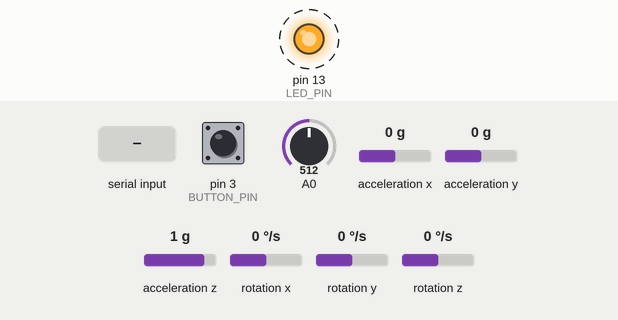
Simulated run of this sketch. Board: Arduino Leonardo, built with avr-gcc and run on an emulated ATmega32U4. Parts: output pins drawn as LEDs (lit = HIGH). Dashed ring = blinking. The inputs (shaded band) are chosen by the test bench; at power-on: pin 3 (BUTTON_PIN) LOW, A0 = 512, acceleration x 0 g, acceleration y 0 g, acceleration z 1 g, rotation x 0 °/s, rotation y 0 °/s, rotation z 0 °/s. The sensor or clock chip raises its interrupt line as the real part does; what the sketch prints to the serial monitor is not drawn.

Above: at 1.7 s.
1.8 s: "1\n" received over Serial
Timing chart, 0 to 10.8 s (numbered marks = the images above; inputs shaded):
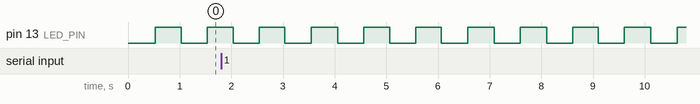

Measured:
- by itself, pin 13 (LED_PIN): alternates HIGH for 0.51 s and LOW for 0.51 s

The sketch:

Gyro_Sensor_Code_1.ino
```cpp
// 6/21/2012 by Jeff Rowberg <jeff@rowberg.net>
// Updates should (hopefully) always be available at https://github.com/jrowberg/i2cdevlib
//
// Changelog:
//      2013-05-08 - added seamless Fastwire support
//                 - added note about gyro calibration
//      2012-06-21 - added note about Arduino 1.0.1 + Leonardo compatibility error
//      2012-06-20 - improved FIFO overflow handling and simplified read process
//      2012-06-19 - completely rearranged DMP initialization code and simplification
//      2012-06-13 - pull gyro and accel data from FIFO packet instead of reading directly
//      2012-06-09 - fix broken FIFO read sequence and change interrupt detection to RISING
//      2012-06-05 - add gravity-compensated initial reference frame acceleration output
//                 - add 3D math helper file to DMP6 example sketch
//                 - add Euler output and Yaw/Pitch/Roll output formats
//      2012-06-04 - remove accel offset clearing for better results (thanks Sungon Lee)
//      2012-06-01 - fixed gyro sensitivity to be 2000 deg/sec instead of 250
//      2012-05-30 - basic DMP initialization working

/* ============================================
  I2Cdev device library code is placed under the MIT license
  Copyright (c) 2012 Jeff Rowberg

  Permission is hereby granted, free of charge, to any person obtaining a copy
  of this software and associated documentation files (the "Software"), to deal
  in the Software without restriction, including without limitation the rights
  to use, copy, modify, merge, publish, distribute, sublicense, and/or sel
  copies of the Software, and to permit persons to whom the Software is
  furnished to do so, subject to the following conditions:

  The above copyright notice and this permission notice shall be included in
  all copies or substantial portions of the Software.

  THE SOFTWARE IS PROVIDED "AS IS", WITHOUT WARRANTY OF ANY KIND, EXPRESS OR
  IMPLIED, INCLUDING BUT NOT LIMITED TO THE WARRANTIES OF MERCHANTABILITY,
  FITNESS FOR A PARTICULAR PURPOSE AND NONINFRINGEMENT. IN NO EVENT SHALL THE
  AUTHORS OR COPYRIGHT HOLDERS BE LIABLE FOR ANY CLAIM, DAMAGES OR OTHER
  LIABILITY, WHETHER IN AN ACTION OF CONTRACT, TORT OR OTHERWISE, ARISING FROM,
  OUT OF OR IN CONNECTION WITH THE SOFTWARE OR THE USE OR OTHER DEALINGS IN
  THE SOFTWARE.
  ===============================================
*/

// I2Cdev and MPU6050 must be installed as libraries, or else the .cpp/.h files
// for both classes must be in the include path of your project
#include "I2Cdev.h"

#include "MPU6050_6Axis_MotionApps20.h"
#include "MPU6050.h" // not necessary if using MotionApps include file

// Arduino Wire library is required if I2Cdev I2CDEV_ARDUINO_WIRE implementation
// is used in I2Cdev.h
#if I2CDEV_IMPLEMENTATION == I2CDEV_ARDUINO_WIRE
#include "Wire.h"
#endif

// class default I2C address is 0x68
// specific I2C addresses may be passed as a parameter here
// AD0 low = 0x68 (default for SparkFun breakout and InvenSense evaluation board)
// AD0 high = 0x69
MPU6050 mpu;
// MPU6050 mpu(0x69); // <-- use for AD0 high

/* =========================================================================
   NOTE: In addition to connection 3.3v, GND, SDA, and SCL, this sketch
   depends on the MPU-6050's INT pin being connected to the Arduino's
   external interrupt #0 pin. On the Arduino Uno and Mega 2560, this is
   digital I/O pin 2.
   ========================================================================= */

/* =========================================================================
   NOTE: Arduino v1.0.1 with the Leonardo board generates a compile error
   when using Serial.write(buf, len). The Teapot output uses this method.
   The solution requires a modification to the Arduino USBAPI.h file, which
   is fortunately simple, but annoying. This will be fixed in the next IDE
   release. For more info, see these links:

   http://arduino.cc/forum/index.php/topic,109987.0.html
   http://code.google.com/p/arduino/issues/detail?id=958
   ========================================================================= */

// uncomment "OUTPUT_QSAVI_GLOVE" for the output to Unity
// Data Packet format is: cali,wPalm,xPalm,yPalm,zPalm,indBase,indknuckle, thumbCurl,thumbLateral,midBase,midknuckle
#define OUTPUT_QSAVI_GLOVE

// uncomment "OUTPUT_READABLE_QUATERNION" if you want to see the actual
// quaternion components in a [w, x, y, z] format (not best for parsing
// on a remote host such as Processing or something though)
//#define OUTPUT_READABLE_QUATERNION

// uncomment "OUTPUT_READABLE_EULER" if you want to see Euler angles
// (in degrees) calculated from the quaternions coming from the FIFO.
// Note that Euler angles suffer from gimbal lock (for more info, see
// http://en.wikipedia.org/wiki/Gimbal_lock)
//#define OUTPUT_READABLE_EULER

// uncomment "OUTPUT_READABLE_YAWPITCHROLL" if you want to see the yaw/
// pitch/roll angles (in degrees) calculated from the quaternions coming
// from the FIFO. Note this also requires gravity vector calculations.
// Also note that yaw/pitch/roll angles suffer from gimbal lock (for
// more info, see: http://en.wikipedia.org/wiki/Gimbal_lock)
//#define OUTPUT_READABLE_YAWPITCHROLL

// uncomment "OUTPUT_READABLE_REALACCEL" if you want to see acceleration
// components with gravity removed. This acceleration reference frame is
// not compensated for orientation, so +X is always +X according to the
// sensor, just without the effects of gravity. If you want acceleration
// compensated for orientation, us OUTPUT_READABLE_WORLDACCEL instead.
//#define OUTPUT_READABLE_REALACCEL

// uncomment "OUTPUT_READABLE_WORLDACCEL" if you want to see acceleration
// components with gravity removed and adjusted for the world frame of
// reference (yaw is relative to initial orientation, since no magnetometer
// is present in this case). Could be quite handy in some cases.
//#define OUTPUT_READABLE_WORLDACCEL

// uncomment "OUTPUT_TEAPOT" if you want output that matches the
// format used for the InvenSense teapot demo
//#define OUTPUT_TEAPOT

// This defines the calibrating button sensor. This sets the yaw/pitch/roll to 0/0/0
// on the arduino if the button is pressed.
#define BUTTON_PIN 3
#define POTBASE 2

#define LED_PIN 13 // (Arduino is 13, Teensy is 11, Teensy++ is 6)
bool blinkState = false;

// MPU control/status vars
bool dmpReady = false;  // set true if DMP init was successful
uint8_t mpuIntStatus;   // holds actual interrupt status byte from MPU
uint8_t devStatus;      // return status after each device operation (0 = success, !0 = error)
uint16_t packetSize;    // expected DMP packet size (default is 42 bytes)
uint16_t fifoCount;     // count of all bytes currently in FIFO
uint8_t fifoBuffer[64]; // FIFO storage buffer


// orientation/motion vars
Quaternion q;           // [w, x, y, z]         quaternion container
VectorInt16 aa;         // [x, y, z]            accel sensor measurements
VectorInt16 aaReal;     // [x, y, z]            gravity-free accel sensor measurements
VectorInt16 aaWorld;    // [x, y, z]            world-frame accel sensor measurements
VectorFloat gravity;    // [x, y, z]            gravity vector
float euler[3];         // [psi, theta, phi]    Euler angle container
float ypr[3];           // [yaw, pitch, roll]   yaw/pitch/roll container and gravity vector


// packet structure for InvenSense teapot demo
uint8_t teapotPacket[14] = { '$', 0x02, 0, 0, 0, 0, 0, 0, 0, 0, 0x00, 0x00, '\r', '\n' };


// ================================================================
// ===               INTERRUPT DETECTION ROUTINE                ===
// ================================================================

volatile bool mpuInterrupt = false;     // indicates whether MPU interrupt pin has gone high
void dmpDataReady() {
  mpuInterrupt = true;
}

// ================================================================
// ===                       DATA SENDING                       ===
// ================================================================

// Will be un-used
#define SEND_DELAY 100 // ms
#define WAIT_FOR_REQUEST_BEFORE_SENDING_DATA

// ================================================================
// ===                          TIMING                          ===
// ================================================================

#define HEARBEAT_LED_BLINK_TIME 500 // ms
unsigned long lastHearbeadLedBlinkTime = 0;

// ================================================================
// ===                      INITIAL SETUP                       ===
// ================================================================

void setup() {
  // join I2C bus (I2Cdev library doesn't do this automatically)
#if I2CDEV_IMPLEMENTATION == I2CDEV_ARDUINO_WIRE
  Wire.begin();
  TWBR = 24; // 400kHz I2C clock (200kHz if CPU is 8MHz)
#elif I2CDEV_IMPLEMENTATION == I2CDEV_BUILTIN_FASTWIRE
  Fastwire::setup(400, true);
#endif

  // initialize serial communication
  // (115200 chosen because it is required for Teapot Demo output, but it's
  // really up to you depending on your project)
  Serial.begin(115200);
  while (!Serial); // wait for Leonardo enumeration, others continue immediately

  // NOTE: 8MHz or slower host processors, like the Teensy @ 3.3v or Ardunio
  // Pro Mini running at 3.3v, cannot handle this baud rate reliably due to
  // the baud timing being too misaligned with processor ticks. You must use
  // 38400 or slower in these cases, or use some kind of external separate
  // crystal solution for the UART timer.

  // initialize device
  //    Serial.println(F("Initializing I2C devices..."));
  mpu.initialize();

  // verify connection
  //    Serial.println(F("Testing device connections..."));
  //    Serial.println(mpu.testConnection() ? F("MPU6050 connection successful") : F("MPU6050 connection failed"));
  /*
      // wait for ready
      Serial.println(F("\nSend any character to begin DMP programming and demo: "));
      while (Serial.available() && Serial.read()); // empty buffer
      while (!Serial.available());                 // wait for data
      while (Serial.available() && Serial.read()); // empty buffer again
  */
  // load and configure the DMP
  //    Serial.println(F("Initializing DMP..."));
  devStatus = mpu.dmpInitialize();

  // supply your own gyro offsets here, scaled for min sensitivity
  mpu.setXGyroOffset(220);
  mpu.setYGyroOffset(76);
  mpu.setZGyroOffset(-85);
  mpu.setZAccelOffset(1788); // 1688 factory default for my test chip

  // make sure it worked (returns 0 if so)
  if (devStatus == 0) {
    // turn on the DMP, now that it's ready
    //        Serial.println(F("Enabling DMP..."));
    mpu.setDMPEnabled(true);

    // enable Arduino interrupt detection
    //        Serial.println(F("Enabling interrupt detection (Arduino external interrupt 0)..."));
    attachInterrupt(0, dmpDataReady, RISING);
    mpuIntStatus = mpu.getIntStatus();

    // set our DMP Ready flag so the main loop() function knows it's okay to use it
    //        Serial.println(F("DMP ready! Waiting for first interrupt..."));
    dmpReady = true;

    // get expected DMP packet size for later comparison
    packetSize = mpu.dmpGetFIFOPacketSize();
  } else {
    // ERROR!
    // 1 = initial memory load failed
    // 2 = DMP configuration updates failed
    // (if it's going to break, usually the code will be 1)
    Serial.print(F("DMP Initialization failed (code "));
    Serial.print(devStatus);
    Serial.println(F(")"));
  }

  // configure LED for output
  pinMode(LED_PIN, OUTPUT);
  // Configure button for input
  pinMode(BUTTON_PIN, INPUT);
  pinMode(POTBASE,INPUT);

}


// ================================================================
// ===                    MAIN PROGRAM LOOP                     ===
// ================================================================

void loop() {
  // if programming failed, don't try to do anything
  if (!dmpReady) return;

  // wait for MPU interrupt or extra packet(s) available
  while (!mpuInterrupt && fifoCount < packetSize) {
    // other program behavior stuff here
    // .
    // .
    // .
    // if you are really paranoid you can frequently test in between other
    // stuff to see if mpuInterrupt is true, and if so, "break;" from the
    // while() loop to immediately process the MPU data
    // .
    // .
    // .
  }


    // Button Condition Variable
    int buttonState = 0;
  // reset interrupt flag and get INT_STATUS byte
  mpuInterrupt = false;
  mpuIntStatus = mpu.getIntStatus();

  // get current FIFO count
  fifoCount = mpu.getFIFOCount();

  // check for overflow (this should never happen unless our code is too inefficient)
  if ((mpuIntStatus & 0x10) || fifoCount == 1024) {
    // reset so we can continue cleanly
    mpu.resetFIFO();
    Serial.println(F("FIFO overflow!"));

    // otherwise, check for DMP data ready interrupt (this should happen frequently)
  } else if (mpuIntStatus & 0x02) {
    // wait for correct available data length, should be a VERY short wait
    while (fifoCount < packetSize) fifoCount = mpu.getFIFOCount();

    // read a packet from FIFO
    mpu.getFIFOBytes(fifoBuffer, packetSize);

    // track FIFO count here in case there is > 1 packet available
    // (this lets us immediately read more without waiting for an interrupt)
    fifoCount -= packetSize;

    //Serial.println("Get new data!");

#ifdef OUTPUT_QSAVI_GLOVE

#ifdef WAIT_FOR_REQUEST_BEFORE_SENDING_DATA
    // Wait for request (any 1 byte)
    while (Serial.available() > 0) {
      if (Serial.read() > 0) {
#endif


        mpu.dmpGetQuaternion(&q, fifoBuffer);


        Serial.print("0,"); // used for calibration
        Serial.print(q.w);
        Serial.print(",");
        Serial.print(q.x);
        Serial.print(",");
        Serial.print(q.y);
        Serial.print(",");
        Serial.print(q.z);
        Serial.print(",");


        Serial.print(analogRead(0));
        Serial.print(",");

        Serial.println("0,0,0"); // used during testing only

#ifdef WAIT_FOR_REQUEST_BEFORE_SENDING_DATA
      }
    }
#endif

#endif

#ifdef OUTPUT_READABLE_QUATERNION

#ifdef WAIT_FOR_REQUEST_BEFORE_SENDING_DATA
    // Wait for request (any 1 byte)
    while (Serial.available() > 0) {
      if (Serial.read() > 0) {
      #endif

    // Setup the buttonState to read the status of the button
    buttonState = digitalRead(BUTTON_PIN);
    // If using button, set if condition buttonstate to LOW
    // If using touch sensor, use HIGH
    if (buttonState == HIGH) // Condition if button is not pressed, LOW for button, HIGH for touch sensor
    {Serial.print("1,");
    }
    else if (buttonState == LOW) // Condition if button is pressed, HIGH for button, LOW for touch sensor
    {Serial.print("2,");
    }
        // display quaternion values in easy matrix form: w, x, y, z
        mpu.dmpGetQuaternion(&q, fifoBuffer);
        //Serial.print("quat\t");
        Serial.print(q.w);
        Serial.print(",");
        Serial.print(q.x);
        Serial.print(",");
        Serial.print(q.y);
        Serial.print(",");
        Serial.println(q.z);

      #ifdef WAIT_FOR_REQUEST_BEFORE_SENDING_DATA
      }
    }
#endif

#endif

#ifdef OUTPUT_READABLE_EULER
    // display Euler angles in degrees

      mpu.dmpGetQuaternion(&q, fifoBuffer);
      mpu.dmpGetEuler(euler, &q);
      //            Serial.print("euler\t");
      Serial.print(euler[0] * 180 / M_PI);
      Serial.print(",");
      Serial.print(euler[1] * 180 / M_PI);
      Serial.print(",");
      Serial.println(euler[2] * 180 / M_PI);

#endif


#ifdef OUTPUT_READABLE_YAWPITCHROLL
    // Setup the buttonState to read the status of the button
    buttonState = digitalRead(BUTTON_PIN);
    // If using button, set if condition buttonstate to LOW
    // If using touch sensor, use HIGH
    if (buttonState == HIGH) // Condition if button is not pressed, LOW for button, HIGH for touch sensor
    {
      // display Euler angles in degrees
      mpu.dmpGetQuaternion(&q, fifoBuffer);
      mpu.dmpGetGravity(&gravity, &q);
      mpu.dmpGetYawPitchRoll(ypr, &q, &gravity);
      Serial.print("1,");
    }
    else if (buttonState == LOW) // Condition if button is pressed, HIGH for button, LOW for touch sensor
    {
      // display Euler angles in degrees
      mpu.dmpGetQuaternion(&q, fifoBuffer);
      mpu.dmpGetGravity(&gravity, &q);
      mpu.dmpGetYawPitchRoll(ypr, &q, &gravity);
      Serial.print("2,");
    }
    Serial.print(ypr[0] * 180 / M_PI);
    Serial.print(",");
    Serial.print(ypr[1] * 180 / M_PI);
    Serial.print(",");
    Serial.println(ypr[2] * 180 / M_PI);
    delay(SEND_DELAY);


#endif

#ifdef OUTPUT_READABLE_REALACCEL
    // display real acceleration, adjusted to remove gravity
    mpu.dmpGetQuaternion(&q, fifoBuffer);
    mpu.dmpGetAccel(&aa, fifoBuffer);
    mpu.dmpGetGravity(&gravity, &q);
    mpu.dmpGetLinearAccel(&aaReal, &aa, &gravity);
    Serial.print("0,");
    Serial.print(",");
    Serial.print(aaReal.x);
    Serial.print(",");
    Serial.print(aaReal.y);
    Serial.print(",");
    Serial.println(aaReal.z);
    //            delay(20);
#endif

#ifdef OUTPUT_READABLE_WORLDACCEL
    // display initial world-frame acceleration, adjusted to remove gravity
    // and rotated based on known orientation from quaternion
    mpu.dmpGetQuaternion(&q, fifoBuffer);
    mpu.dmpGetAccel(&aa, fifoBuffer);
    mpu.dmpGetGravity(&gravity, &q);
    mpu.dmpGetLinearAccel(&aaReal, &aa, &gravity);
    mpu.dmpGetLinearAccelInWorld(&aaWorld, &aaReal, &q);
    Serial.print("aworld\t");
    Serial.print(aaWorld.x);
    Serial.print("\t");
    Serial.print(aaWorld.y);
    Serial.print("\t");
    Serial.println(aaWorld.z);
    //            delay(20);
#endif

#ifdef OUTPUT_TEAPOT
    // display quaternion values in InvenSense Teapot demo format:
    teapotPacket[2] = fifoBuffer[0];
    teapotPacket[3] = fifoBuffer[1];
    teapotPacket[4] = fifoBuffer[4];
    teapotPacket[5] = fifoBuffer[5];
    teapotPacket[6] = fifoBuffer[8];
    teapotPacket[7] = fifoBuffer[9];
    teapotPacket[8] = fifoBuffer[12];
    teapotPacket[9] = fifoBuffer[13];
    Serial.write(teapotPacket, 14);
    teapotPacket[11]++; // packetCount, loops at 0xFF on purpose
#endif

    unsigned long currentMillis = millis();

    // Blink "Hearbeat" LED to indicate activity
    if (currentMillis - lastHearbeadLedBlinkTime >= HEARBEAT_LED_BLINK_TIME) {
      lastHearbeadLedBlinkTime = currentMillis;
      blinkState = !blinkState;
      digitalWrite(LED_PIN, blinkState);
    }

  }
}
```
